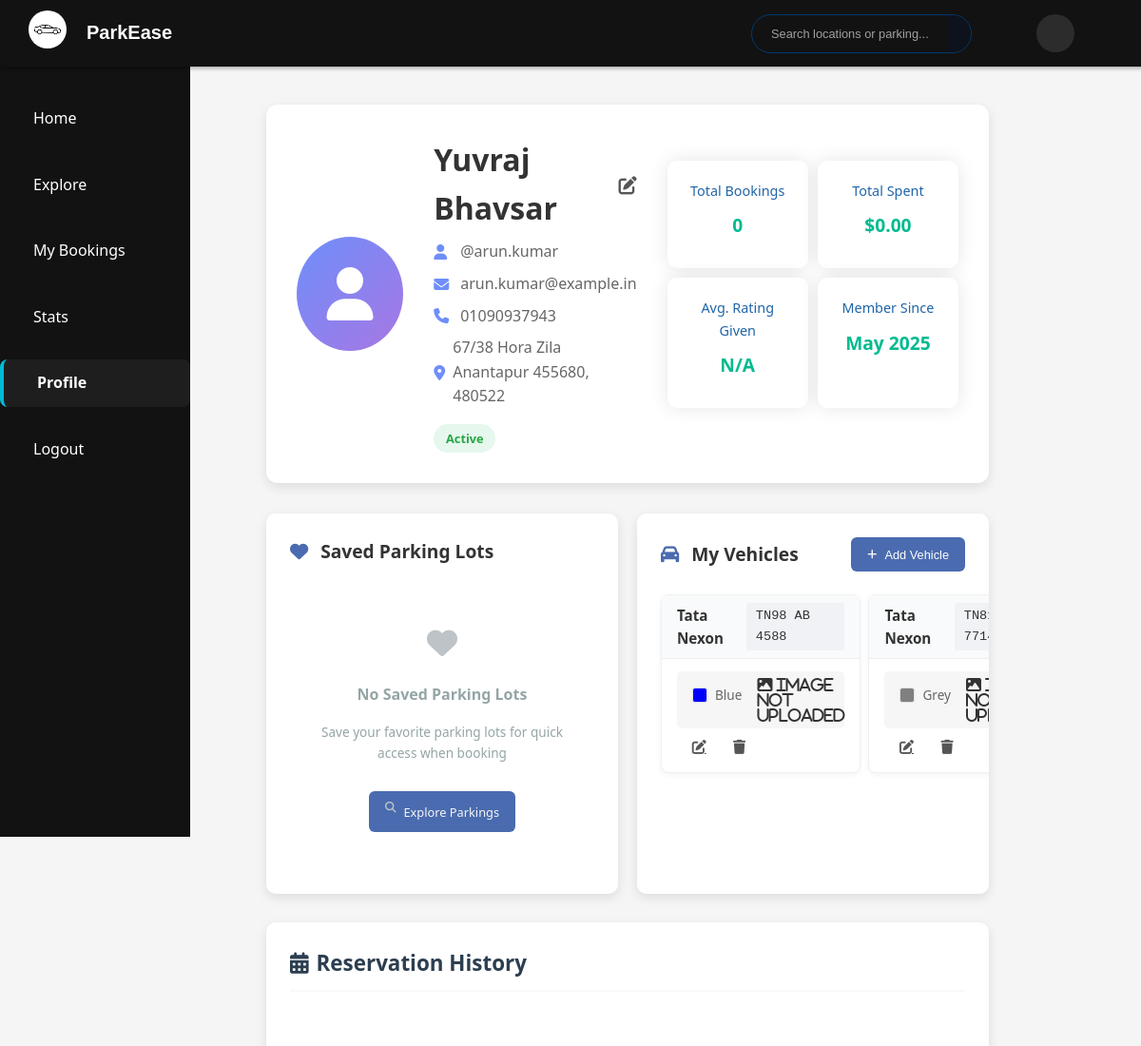
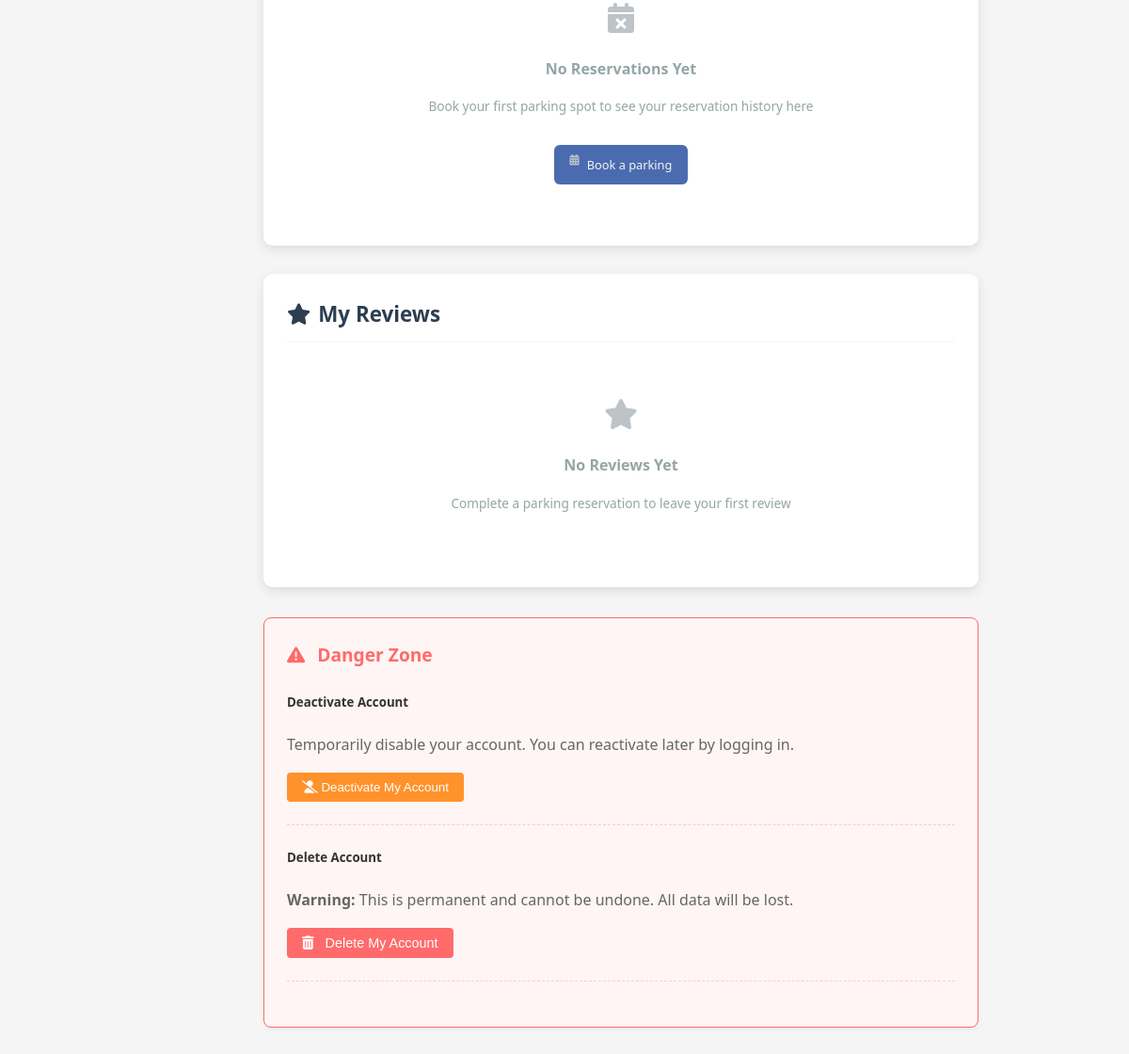
The app's page /user/profile (signed in), older data (2 pictures, top to bottom).
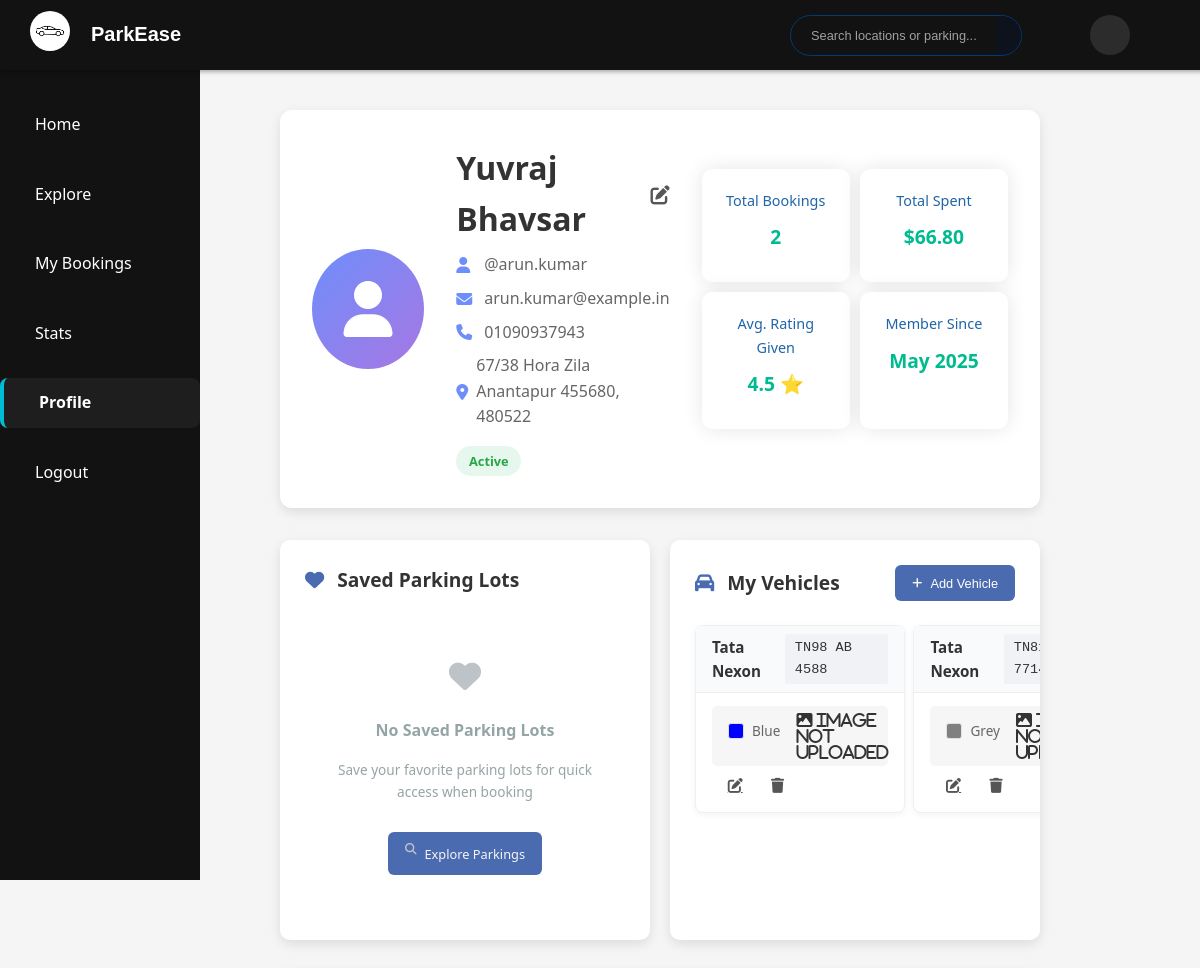
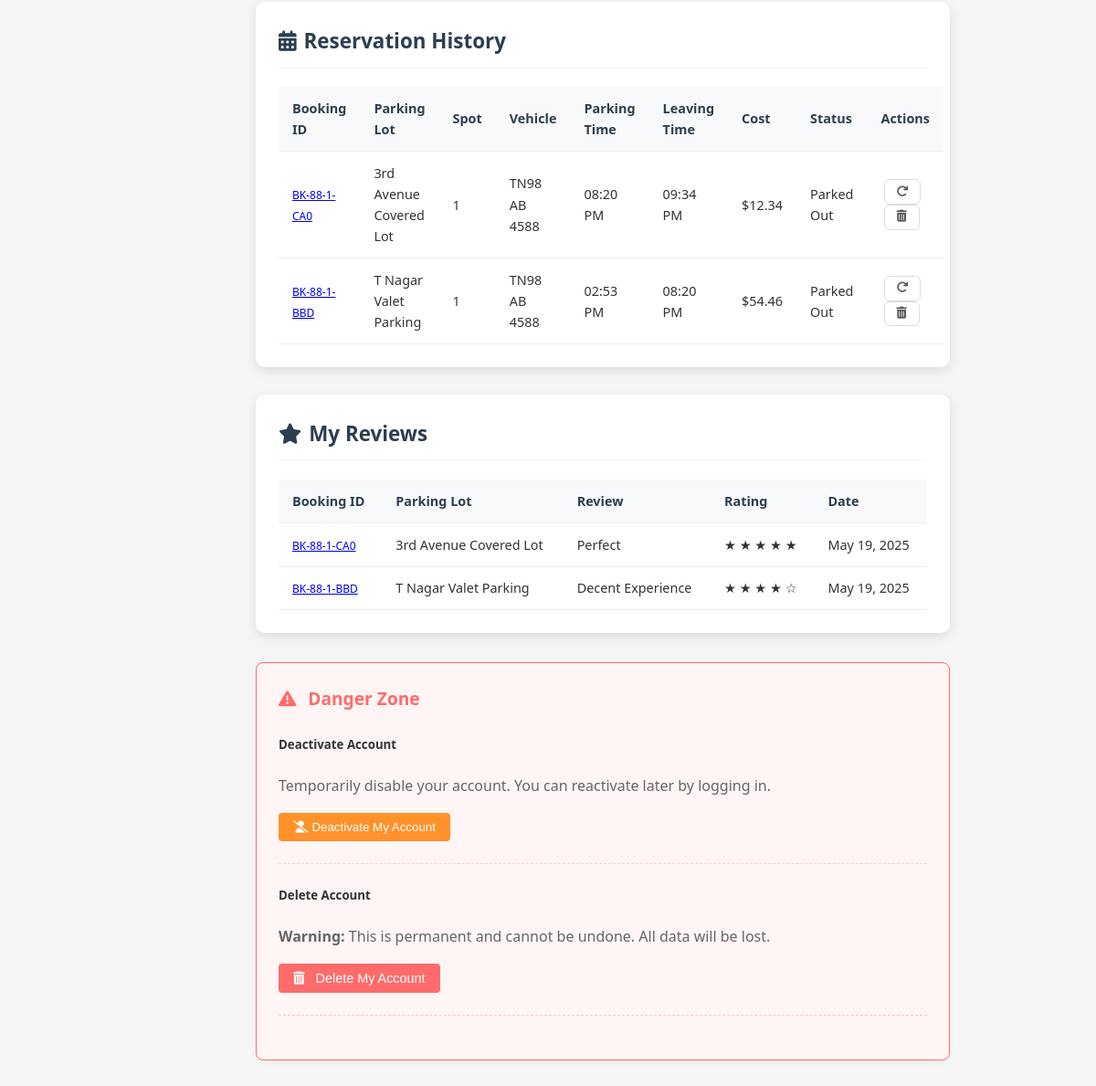
The same page, newer data (2 pictures, top to bottom).
### model.py (models this page shows, shortened)
class Vehicle(db.Model):
    id = db.Column(db.Integer, primary_key=True)
    vehicle_name = db.Column(db.String(100))
    vehicle_nickname = db.Column(db.String(100))
    license_plate = db.Column(db.String(20), unique=True, nullable=False)
    vehicle_image = db.Column(db.String)
    color = db.Column(db.String(50))
    user_id = db.Column(db.Integer, db.ForeignKey('user.id'), nullable=False)
    reservations = db.relationship('Reservation', back_populates='vehicle', lazy=True)

class Reservation(db.Model):
    id = db.Column(db.Integer, primary_key=True)
    booking_id = db.Column(db.String(50), unique=True, nullable=False)
    booking_timestamp = db.Column(db.DateTime, default=datetime.utcnow)
    lot_id = db.Column(db.Integer, db.ForeignKey('parking_lot.id'), nullable=False)
    spot_id = db.Column(db.Integer, db.ForeignKey('parking_spot.id'))
    user_id = db.Column(db.Integer, db.ForeignKey('user.id'))
    vehicle_id = db.Column(db.Integer, db.ForeignKey('vehicle.id'))
    expected_arrival = db.Column(db.DateTime, nullable=False)
    expected_departure = db.Column(db.DateTime, nullable=False)
    parking_timestamp = db.Column(db.DateTime)
    leaving_timestamp = db.Column(db.DateTime)
    parking_cost = db.Column(db.Float)
    status = db.Column(db.String(20), default='Pending')
    cancellation_reason = db.Column(db.String(200))
    lot = db.relationship('ParkingLot')
    spot = db.relationship('ParkingSpot', backref=db.backref('reservations', lazy='dynamic'))
    user = db.relationship('User')
    vehicle = db.relationship('Vehicle')

class ParkingLot(db.Model):
    id = db.Column(db.Integer, primary_key=True)
    prime_location_name = db.Column(db.String(100))
    price_per_hour = db.Column(db.Float)
    max_parking_spots = db.Column(db.Integer, nullable=False)
    available_spots = db.Column(db.Integer, nullable=False)
    available_from = db.Column(db.Time)
    available_to = db.Column(db.Time)
    is_active = db.Column(db.Boolean, default=True)
    image_url = db.Column(db.String)
    admin_notes = db.Column(db.Text)
    location_id = db.Column(db.Integer, db.ForeignKey('location.id'), nullable=False)
    spots = db.relationship('ParkingSpot', backref='lot', cascade='all, delete-orphan', lazy=True)

class ParkingSpot(db.Model):
    id = db.Column(db.Integer, primary_key=True)
    lot_id = db.Column(db.Integer, db.ForeignKey('parking_lot.id'))
    spot_number = db.Column(db.Integer, nullable=False)
    status = db.Column(db.String(1), default='A')  # A = Available, O = Occupied

class Review(db.Model):
    id = db.Column(db.Integer, primary_key=True)
    reservation_id = db.Column(db.Integer, db.ForeignKey('reservation.id'))
    rating = db.Column(db.Integer)
    comment = db.Column(db.Text)
    created_at = db.Column(db.DateTime, default=datetime.utcnow)
    reservation = db.relationship('Reservation', backref=db.backref('review', uselist=False))

### routes/user_routes.py (the view)
@user_bp.route('/profile')
@login_required
def profile():
    user_reviews = (
        db.session.query(Review)
        .join(Review.reservation)
        .filter(Reservation.user_id == current_user.id)
        .options(
            joinedload(Review.reservation)
            .joinedload(Reservation.spot)
            .joinedload(ParkingSpot.lot)
        )
        .order_by(Review.created_at.desc())
        .all()
    )
    reservations = Reservation.query.filter_by(
            user_id=current_user.id
        ).filter(
            Reservation.leaving_timestamp.isnot(None)
        ).order_by(
            Reservation.parking_timestamp.desc()
        ).limit(5).all()
    favorite_lots = (
        db.session.query(ParkingLot)
        .join(Favorite, Favorite.lot_id == ParkingLot.id)
        .filter(Favorite.user_id == current_user.id)
        .all()
    )
    current_user.reservations = reservations
    current_user.favorite_lots = favorite_lots
    return render_template('user/profile.html', user=current_user, user_reviews=user_reviews, favorites=favorite_lots, reservations=reservations)

### app.py (called while the page is built)
@login_manager.user_loader
def load_user(user_id):
    user = User.query.get(user_id)
    return user

### templates/user/profile.html (shortened to what the changed rows need)
{% extends 'user/udash_base.html' %}
{% block custom_styles %}
<link rel="stylesheet" href="https://cdnjs.cloudflare.com/ajax/libs/font-awesome/6.4.0/css/all.min.css">
<link rel="stylesheet" href="{{url_for('static', filename='style/user/profile.css')}}">
{% endblock %}
{% block body %}
{% block content %}
<div class="container">
    <div class="profile-header">
        <div class="profile-info">
            <h1 class="profile-name">
                {% if user.firstname or user.lastname %}
                {{ user.firstname }} {{ user.lastname }}
                {% else %}
                <i>
                    [No Name Provided]
                </i>
                {% endif %}
                <a href="{{ url_for('user.edit_profile') }}" class="edit-profile-link" title="Edit Profile">
                    <i class="fas fa-edit"></i>
                </a>
            </h1>
        </div>
        <div class="stats-container">
            <div class="stat-card">
                <div class="stat-label">Total Bookings</div>
                <div class="stat-value">{{ user.reservations|length }}</div>
            </div>
            <div class="stat-card">
                <div class="stat-label">Total Spent</div>
                <div class="stat-value">${{ "%.2f"|format(user.reservations|sum(attribute='parking_cost')) }}</div>
            </div>
            <div class="stat-card">
                <div class="stat-label">Avg. Rating Given</div>
                <div class="stat-value">
                    {% set valid_reviews = user.reservations|map(attribute='review')|select('defined')|list %}
                    {% set rated_reviews = valid_reviews|selectattr('rating')|list %}
                    {% if rated_reviews %}
                    {{ "%.1f"|format(rated_reviews|sum(attribute='rating') / rated_reviews|length) }} ⭐
                    {% else %}N/A{% endif %}
                </div>
            </div>
        </div>
    </div>
    <div class="mid-section">
        <div class="saved-parking-div">
            <div class="section-header-1">
                <h2 class="section-title-1"><i class="fas fa-heart"></i> Saved Parking Lots</h2>
            </div>
        </div>
        <div class="my-vehicle-div">
            <div class="section-header-1">
                <h2 class="section-title-1"><i class="fas fa-car"></i> My Vehicles</h2>
            </div>
            {% if user.vehicles %}
            <div class="card-container">
                {% for vehicle in user.vehicles %}
                <div class="vehicle-card" data-vehicle-id="{{ vehicle.id }}">
                    <div class="card-header">
                        <h3>{{ vehicle.vehicle_name }}</h3>
                        <span class="license-plate">{{ vehicle.license_plate }}</span>
                    </div>
                    <div class="card-body">
                        <div class="vehicle-info-container">
                            <div class="vehicle-color">
                                <span class="color-swatch" style="background-color: {{ vehicle.color }};"></span>
                                <span class="color-value">{{ vehicle.color }}</span>
                            </div>
                            {% if vehicle.vehicle_image %}
                            <div class="vehicle-image">
                                <img src="{{ url_for('static', filename='uploads/' + vehicle.vehicle_image) }}"
                                    alt="Vehicle Image" style="width: 80px; height: 80px;">
                            </div>
                            {% else %}
                            <div class="vehicle-image">
                                <i class="fas fa-image"> image not uploaded</i>
                            </div>
                            {% endif %}
                        </div>
                        <div class="card-actions">
                            <a href="{{ url_for('user.edit_vehicle', vehicle_id=vehicle.id) }}"
                                class="vehicle-action edit-action" title="Edit">
                                <i class="fas fa-edit"></i>
                            </a>
                            <form action="{{ url_for('user.delete_vehicle', vehicle_id=vehicle.id) }}" method="POST"
                                style="display: inline;">
                                <button type="submit" class="vehicle-action delete-action" title="Delete Vehicle">
                                    <i class="fas fa-trash"></i>
                                </button>
                            </form>
                        </div>
                    </div>
                </div>
                {% endfor %}
            </div>
            {% endif %}
        </div>
    </div>
    <div class="section" id="reservation-history">
        <div class="section-header">
            <h2 class="section-title"><i class="fas fa-calendar-alt"></i> Reservation History</h2>
        </div>
        {% if user.reservations %}
        <table>
            <thead>
                <tr>
                    <th>Booking ID</th>
                    <th>Parking Lot</th>
                    <th>Spot</th>
                    <th>Vehicle</th>
                    <th>Parking Time</th>
                    <th>Leaving Time</th>
                    <th>Cost</th>
                    <th>Status</th>
                    <th>Actions</th>
                </tr>
            </thead>
            <tbody>
                {% for reservation in
                user.reservations|selectattr('parking_timestamp')|sort(attribute='parking_timestamp', reverse=True) %}
                <tr>
                    <td>
                        <small>
                            <a href="{{url_for('user.booking_details', booking_id=reservation.booking_id)}}"
                                class="bid-link">
                                {{ reservation.booking_id }}
                        </small>
                    </td>
                    <td>{{ reservation.spot.lot.prime_location_name }}</td>
                    <td>{{ reservation.spot.spot_number }}</td>
                    <td>{{ reservation.vehicle.license_plate }}</td>
                    <td>{{ reservation.parking_timestamp.strftime('%I:%M %p') }}</td>
                    <td>
                        {% if reservation.leaving_timestamp %}
                        {{ reservation.leaving_timestamp.strftime('%I:%M %p') }}
                        {% else %}N/A{% endif %}
                    </td>
                    <td>${{ "%.2f"|format(reservation.parking_cost) }}</td>
                    <td class="status-{{ reservation.status|lower }}">
                        {{ reservation.status }}
                    </td>
                    <td>
                        {% if reservation.spot.lot.is_active %}
                        <a href="{{ url_for('user.book_parking', lot_id=reservation.spot.lot.id) }}"
                            class="btn btn-outline">
                            <i class="fas fa-redo"></i>
                        </a>
                        <a href="{{ url_for('user.delete_booking', booking_id=reservation.booking_id) }}"
                            class="btn btn-outline"
                            onclick="return confirm('Are you sure you want to delete this parking spot?');">
                            <i class="fas fa-trash-alt"></i>
                        </a>
                        {% endif %}
                    </td>
                </tr>
                {% endfor %}
            </tbody>
        </table>
        {% else %}
        <div class="empty-state">
            <i class="fas fa-calendar-times"></i>
            <h3>No Reservations Yet</h3>
            <p>Book your first parking spot to see your reservation history here</p>
            <a href="{{ url_for('user.locations') }}" class="btn btn-primary">
                <i class="fas fa-calendar-alt"></i> Book a parking
            </a>
        </div>
        {% endif %}
    </div>
    <div class="section">
        <div class="section-header">
            <h2 class="section-title"><i class="fas fa-star"></i> My Reviews</h2>
        </div>
        {% set user_reviews = user.reservations|map(attribute='review')|select('defined')|list %}
        {% if user_reviews %}
        <table>
            <thead>
                <tr>
                    <th>Booking ID</th>
                    <th>Parking Lot</th>
                    <th>Review</th>
                    <th>Rating</th>
                    <th>Date</th>
                </tr>
            </thead>
            <tbody>
                {% for review in user_reviews if review %}
                <td>
                    <small>
                        <a href="{{url_for('user.booking_details', booking_id=review.reservation.booking_id)}}"
                            class="bid-link">
                            {{ review.reservation.booking_id }}
                        </a>
                    </small>
                </td>
                <td>
                    {% if review.reservation %}
                    {{ review.reservation.spot.lot.prime_location_name }}
                    {% else %}
                    No associated parking
                    {% endif %}
                </td>
                <td>{{ review.comment }}</td>
                <td>
                    {% for i in range(1,6) %}
                    {% if i <= review.rating %} ★ {% else %} ☆ {% endif %} {% endfor %} </td>
                <td>{{ review.created_at.strftime('%b %d, %Y') }}</td>
                {% endfor %}
            </tbody>
        </table>
        {% else %}
        <div class="empty-state">
            <i class="fas fa-star"></i>
            <h3>No Reviews Yet</h3>
            <p>Complete a parking reservation to leave your first review</p>
        </div>
        {% endif %}
    </div>
</div>
{% endblock %}
{% endblock %}

Row changes from the older to the newer data that the page shows:
now on this page (row edited): Reservation: booking_id "BK-88-1-CA0", spot.lot.prime_location_name "3rd Avenue Covered Lot", spot.spot_number "1", vehicle.license_plate "TN98 AB 4588", parking_timestamp "08:20 PM", leaving_timestamp "09:34 PM", parking_cost "12.34", status "Parked Out"
now on this page (row edited): Reservation: booking_id "BK-88-1-BBD", spot.lot.prime_location_name "T Nagar Valet Parking", spot.spot_number "1", vehicle.license_plate "TN98 AB 4588", parking_timestamp "02:53 PM", leaving_timestamp "08:20 PM", parking_cost "54.46", status "Parked Out"
added Review: reservation.booking_id "BK-88-1-CA0", reservation.spot.lot.prime_location_name "3rd Avenue Covered Lot", comment "Perfect", rating 5 (drawn), created_at "May 19, 2025"
added Review: reservation.booking_id "BK-88-1-BBD", reservation.spot.lot.prime_location_name "T Nagar Valet Parking", comment "Decent Experience", rating 4 (drawn), created_at "May 19, 2025"
Text that changed along with them:
{{ user.reservations|length }}: "0" → "2"
{{ "%.2f"|format(user.reservations|sum(attribute='parking_cost')) }}: "0.00" → "66.80"
text no longer shown: "N/A No Reservations Yet Book your first parking spot to see your reservation history here Book a parking No Reviews Yet Complete a parking reservation to leave your first review"
text now shown: "4.5 ⭐ Booking ID Parking Lot Spot Vehicle Parking Time Leaving Time Cost Status Actions Booking ID Parking Lot Review Rating Date"
